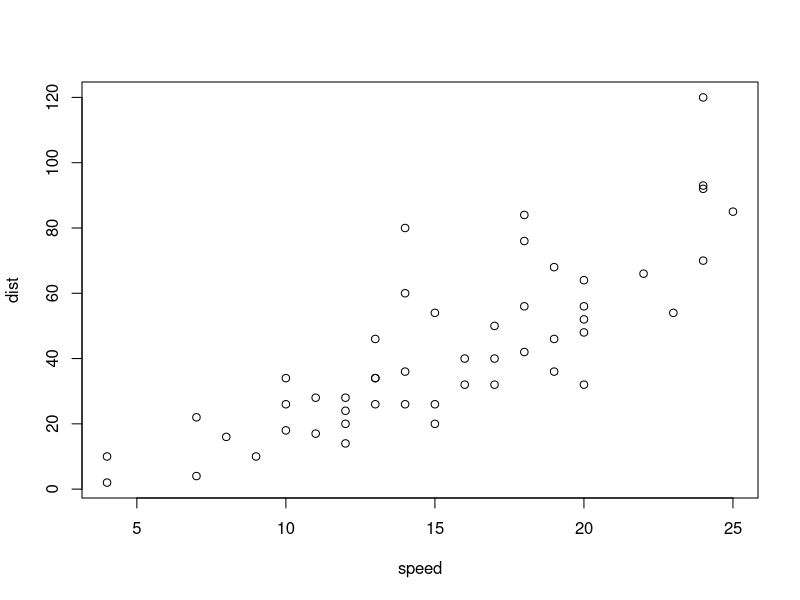
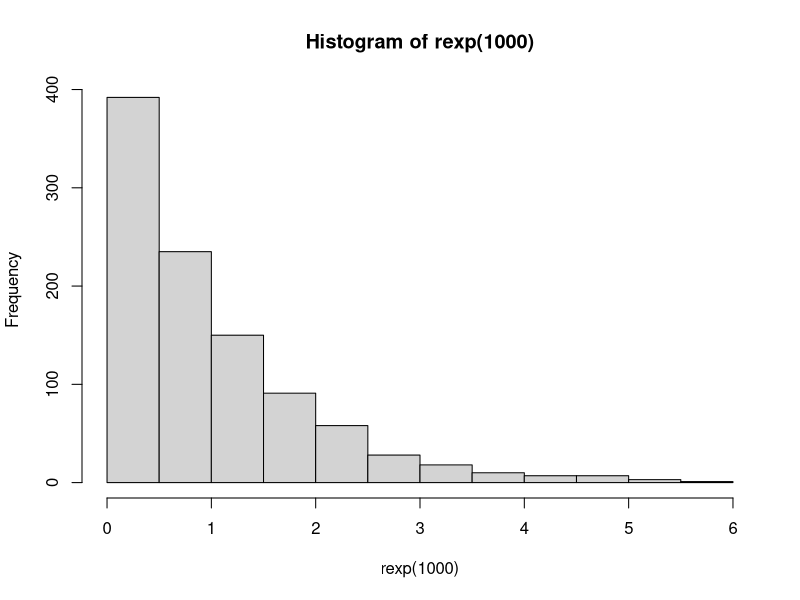
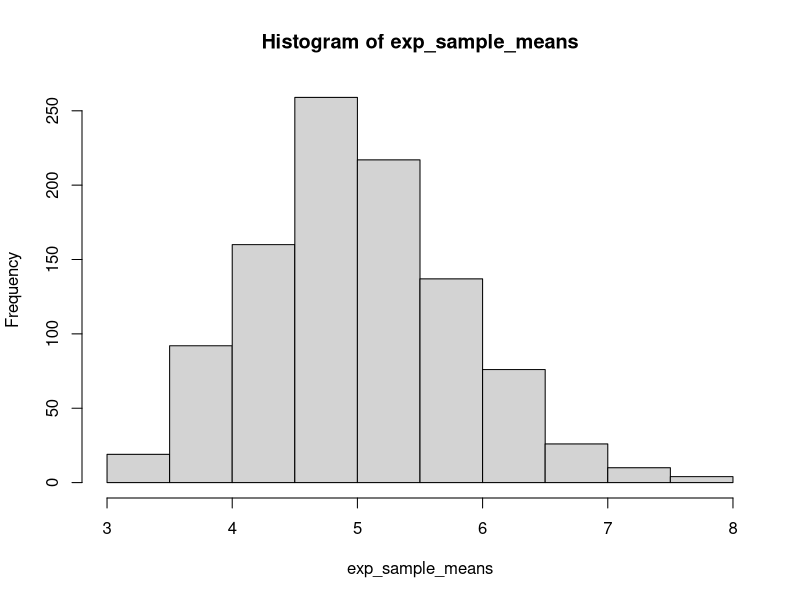

The R script that drew these images, in order: (Note: this script raises an error after producing the figures.)
## ---- chunk 1
summary(cars)
## ---- chunk 2
plot(cars)
## ---- chunk 3
knitr::opts_chunk$set(echo = TRUE)
## ---- chunk 4

library(ggplot2)
#library(cowplot)
#library(gridExtra)
library(grid)
library(lattice)

## ---- chunk 5

hist(rexp(1000))

## ---- chunk 6

exp_sample_means <- NULL

for(i in 1:1000) {
  exp_sample_means <- c(exp_sample_means, mean(rexp(40, 0.2)))
}

hist(exp_sample_means)

mean(exp_sample_means)

## ---- chunk 7

1/0.2

## ---- chunk 8

(1/(0.2^2))/40

## ---- chunk 9

var(exp_sample_means)

## ---- chunk 10

exp_sample_means_10 <- NULL

for(i in 1:1000) {
  exp_sample_means_10 <- c(exp_sample_means_10, mean(rexp(10, 0.2)))
}

exp_sample_means_20 <- NULL

for(i in 1:1000) {
  exp_sample_means_20 <- c(exp_sample_means_20, mean(rexp(20, 0.2)))
}

exp_sample_means_30 <- NULL

for(i in 1:1000) {
  exp_sample_means_30 <- c(exp_sample_means_30, mean(rexp(30, 0.2)))
}

exp_sample_means_df_10 <- as.data.frame(exp_sample_means_10)

g10 <- ggplot(exp_sample_means_df_10, aes(x = exp_sample_means_10)) + 
  geom_histogram(binwidth = 0.4, color = 'black', fill = 'white', aes(y = ..density..)) + 
  stat_function(aes(x = c(2, 8)), fun = dnorm, color = 'red', args = list(mean = 5, sd = sqrt(0.625))) +
  xlab('Sample mean') +
  ylab('Density')

exp_sample_means_df_20 <- as.data.frame(exp_sample_means_20)

g20 <- ggplot(exp_sample_means_df_20, aes(x = exp_sample_means_20)) + 
  geom_histogram(binwidth = 0.4, color = 'black', fill = 'white', aes(y = ..density..)) + 
  stat_function(aes(x = c(2, 8)), fun = dnorm, color = 'red', args = list(mean = 5, sd = sqrt(0.625))) +
  xlab('Sample mean') +
  ylab('Density')

exp_sample_means_df_30 <- as.data.frame(exp_sample_means_30)

g30 <- ggplot(exp_sample_means_df_30, aes(x = exp_sample_means_30)) + 
  geom_histogram(binwidth = 0.4, color = 'black', fill = 'white', aes(y = ..density..)) + 
  stat_function(aes(x = c(2, 8)), fun = dnorm, color = 'red', args = list(mean = 5, sd = sqrt(0.625))) +
  xlab('Sample mean') +
  ylab('Density')

g40 <- ggplot(exp_sample_means_df, aes(x = exp_sample_means)) + 
  geom_histogram(binwidth = 0.4, color = 'black', fill = 'white', aes(y = ..density..)) + 
  stat_function(aes(x = c(2, 8)), fun = dnorm, color = 'red', args = list(mean = 5, sd = sqrt(0.625))) +
  xlab('Sample mean') +
  ylab('Density')


g <- grid.arrange(g10, g20, g30, g40, labels=c("A", "B", "C", "D"), ncol = 4, nrow = 1)

#g <- arrangeGrob(g10, g20, g30, g40, labels=c("A", "B", "C", "D"), ncol = 4, nrow = 1)

print(g)

#png("ExpNormal.png")


#ggplot(exp_sample_means_df, aes(x = exp_sample_means)) + 
#  geom_histogram(binwidth = 0.4, aes(y = density)) +
#  stat_function(aes(x = c(2, 8)), fun = dnorm, args = list(mean = 5, sd = sqrt(0.625))) +
#  xlab('Sample mean') +
#  ylab('Density') +
#  ggtitle('Comparison of the sample distribution and normal')

